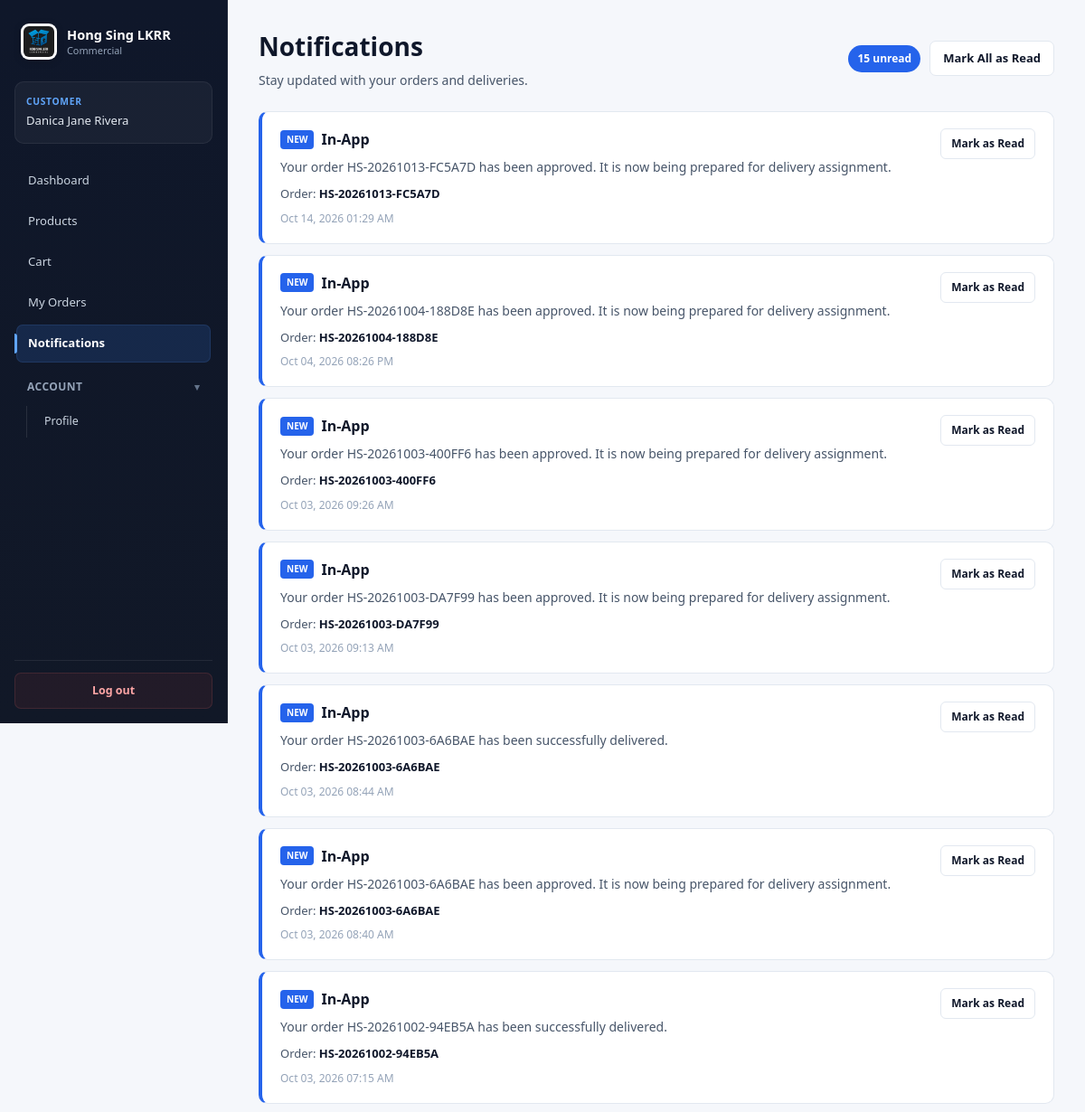
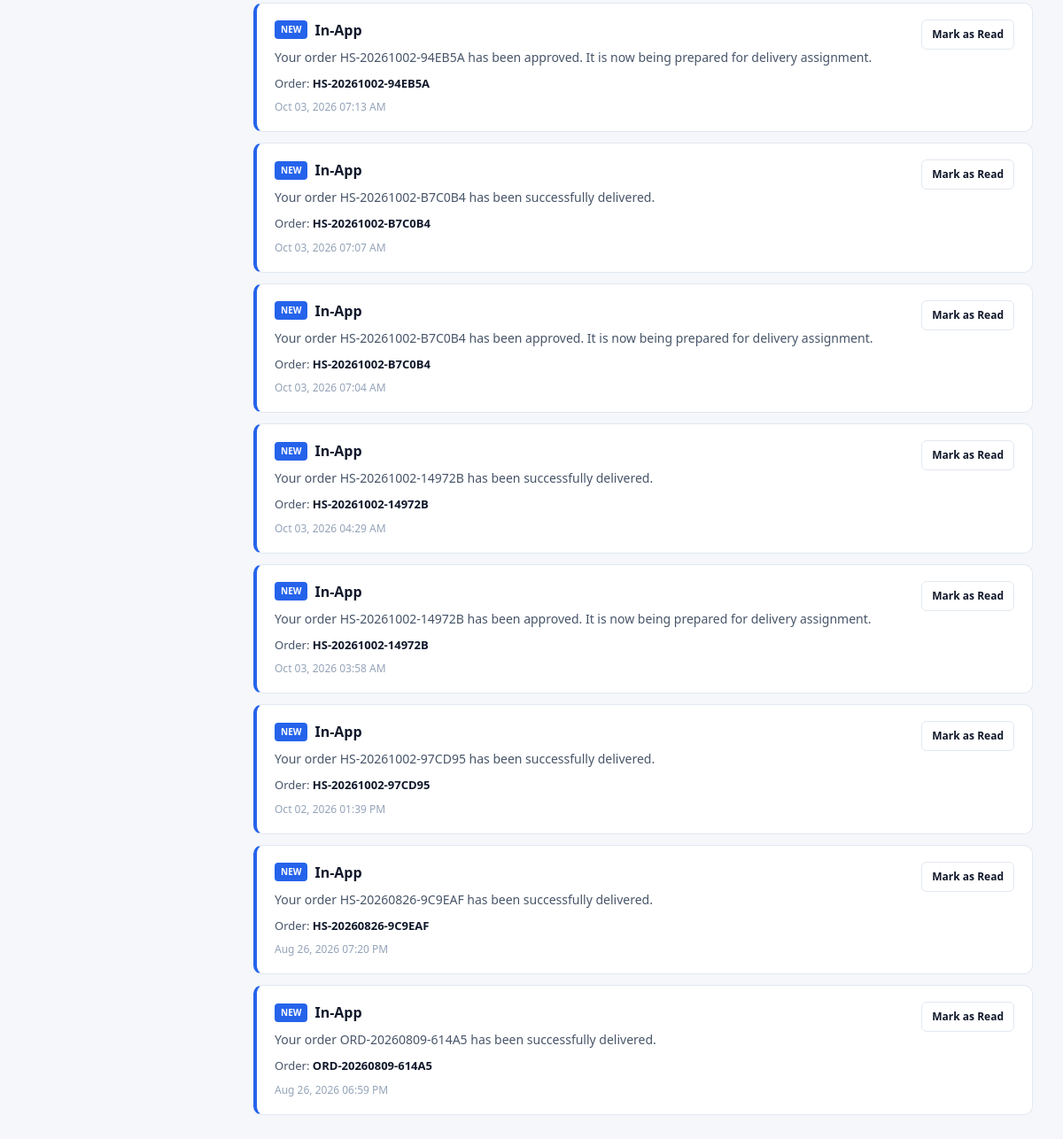
Page /customer/notifications.php (signed in) on the committed database (2 pictures, top to bottom).
### tables this page shows
CREATE TABLE `notification` (
  `notification_id` int(11) NOT NULL,
  `order_id` int(11) NOT NULL,
  `status_id` int(11) DEFAULT NULL,
  `notification_type` enum('SMS','In-App') NOT NULL,
  `recipient_role` enum('Customer','Driver','Admin','Super Admin') NOT NULL,
  `recipient_id` int(11) NOT NULL,
  `recipient_phone` varchar(20) DEFAULT NULL,
  `is_read` tinyint(1) NOT NULL DEFAULT 0,
  `read_at` datetime DEFAULT NULL,
  `sent_at` datetime NOT NULL DEFAULT current_timestamp(),
  `delivery_status` enum('Sent','Failed','Pending') NOT NULL DEFAULT 'Pending',
  `message` text NOT NULL
);

CREATE TABLE `order` (
  `order_id` int(11) NOT NULL,
  `order_number` varchar(50) NOT NULL,
  `customer_id` int(11) NOT NULL,
  `driver_id` int(11) DEFAULT NULL,
  `truck_id` int(11) DEFAULT NULL,
  `route_id` int(11) DEFAULT NULL,
  `item_description` text NOT NULL,
  `subtotal` decimal(10,2) NOT NULL DEFAULT 0.00,
  `urgent_fee` decimal(10,2) NOT NULL DEFAULT 0.00,
  `total_amount` decimal(10,2) NOT NULL,
  `total_weight` decimal(12,2) NOT NULL DEFAULT 0.00,
  `total_weight_kg` decimal(10,2) NOT NULL DEFAULT 0.00,
  `order_date` date NOT NULL,
  `expected_delivery_date` date DEFAULT NULL,
  `priority_level` enum('Normal','Urgent') NOT NULL DEFAULT 'Normal',
  `completion_status` enum('Pending','Approved','Assigned','Accepted','In Transit','Completed','Cancelled') NOT NULL DEFAULT 'Pending',
  `created_at` datetime NOT NULL DEFAULT current_timestamp(),
  `approved_at` datetime DEFAULT NULL,
  `assigned_at` datetime DEFAULT NULL,
  `accepted_at` datetime DEFAULT NULL,
  `started_at` datetime DEFAULT NULL,
  `completed_at` datetime DEFAULT NULL,
  `cancelled_at` datetime DEFAULT NULL
);

### customer/notifications.php (the view, shortened to what this page needs)
<?php
$db = Database::getConnection();
$customerId = currentUserId();
$unreadStmt = $db->prepare("
    SELECT COUNT(*)
    FROM notification
    WHERE recipient_role = ?
      AND recipient_id = ?
      AND is_read = 0
");
$unreadStmt->execute([
    ROLE_CUSTOMER,
    $customerId
]);
$unreadCount =
    (int) $unreadStmt->fetchColumn();
$notificationStmt = $db->prepare("
    SELECT
        n.notification_id,
        n.order_id,
        n.status_id,
        n.notification_type,
        n.is_read,
        n.sent_at,
        n.delivery_status,
        n.message,
        o.order_number
    FROM notification n
    LEFT JOIN `order` o
        ON o.order_id = n.order_id
    WHERE n.recipient_role = ?
      AND n.recipient_id = ?
    ORDER BY
        n.is_read ASC,
        n.sent_at DESC
    LIMIT 100
");
$notificationStmt->execute([
    ROLE_CUSTOMER,
    $customerId
]);
$notifications =
    $notificationStmt->fetchAll(
        PDO::FETCH_ASSOC
    );
?>
<!DOCTYPE html>
<html lang="en">
<head>
<link
    rel="stylesheet"
    href="<?= BASE_URL ?>assets/css/theme.css"
>
</head>
<body>
<div class="app-layout">
<?php
require __DIR__ .
    '/../includes/header.php';
?>
<main class="app-main">
<div class="notifications-header">
    <div class="notifications-title">
        <h1>
            Notifications
        </h1>
        <p>
            Stay updated with your orders and deliveries.
        </p>
    </div>
    <?php if ($unreadCount > 0): ?>
        <div class="notifications-actions">
            <span class="unread-badge">
                <?= $unreadCount ?>
                unread
            </span>
            <a
                href="<?= BASE_URL ?>customer/notifications.php?mark_all_read=1"
                class="mark-all-button"
            >
                Mark All as Read
            </a>
        </div>
    <?php endif; ?>
</div>
<?php if (empty($notifications)): ?>
    <div class="card">
        <div class="notifications-empty">
            <div class="notifications-empty-icon">
                🔔
            </div>
            <h3>
                No Notifications
            </h3>
            <p>
                You don't have any notifications yet.
            </p>
        </div>
    </div>
<?php else: ?>
    <div class="notifications-list">
        <?php foreach (
            $notifications
            as $notification
        ): ?>
            <?php
            $isUnread =
                (int)
                $notification['is_read']
                === 0;
            ?>
            <div
                class="
                    notification-card
                    <?= $isUnread ? 'unread' : '' ?>
                "
            >
                <div class="notification-row">
                    <div class="notification-main">
                        <div class="notification-heading">
                            <?php if ($isUnread): ?>
                                <span class="new-label">
                                    NEW
                                </span>
                            <?php endif; ?>
                            <h3 class="notification-type">
                                <?= htmlspecialchars(
                                    $notification[
                                        'notification_type'
                                    ]
                                    ?: 'Notification'
                                ) ?>
                            </h3>
                        </div>
                        <p class="notification-message">
                            <?= nl2br(
                                htmlspecialchars(
                                    $notification[
                                        'message'
                                    ]
                                    ?? ''
                                )
                            ) ?>
                        </p>
                        <?php if (
                            !empty(
                                $notification[
                                    'order_number'
                                ]
                            )
                        ): ?>
                            <div class="notification-order">
                                Order:
                                <strong>
                                    <?= htmlspecialchars(
                                        $notification[
                                            'order_number'
                                        ]
                                    ) ?>
                                </strong>
                            </div>
                        <?php endif; ?>
                        <div class="notification-meta">
                            <?php if (
                                !empty(
                                    $notification['sent_at']
                                )
                            ): ?>
                                <?= date(
                                    'M d, Y h:i A',
                                    strtotime(
                                        $notification[
                                            'sent_at'
                                        ]
                                    )
                                ) ?>
                            <?php else: ?>
                                —
                            <?php endif; ?>
                        </div>
                    </div>
                    <div class="notification-action">
                        <?php if ($isUnread): ?>
                            <a
                                href="<?= BASE_URL ?>customer/notifications.php?read=<?= (int) $notification['notification_id'] ?>"
                                class="read-button"
                            >
                                Mark as Read
                            </a>
                        <?php else: ?>
                            <span class="read-label">
                                Read
                            </span>
                        <?php endif; ?>
                    </div>
                </div>
            </div>
        <?php endforeach; ?>
    </div>
<?php endif; ?>
</main>
</div>
</body>
</html>

### assets/css/theme.css (style rules this page uses)
:root { --color-primary: #1d4ed8; --color-primary-hover: #1e40af; --color-primary-light: #eff6ff; --color-primary-soft: rgba(29, 78, 216, 0.09); --color-accent: #2563eb; --color-accent-hover: #1d4ed8; --color-accent-soft: rgba(37, 99, 235, 0.09); --color-bg: #f5f7fb; --color-bg-deep: #edf1f7; --color-background: #f5f7fb; --color-surface: #ffffff; --color-surface-alt: #f8fafc; --color-border: #e2e8f0; --color-border-strong: #cbd5e1; --color-text-primary: #0f172a; --color-text-secondary: #475569; --color-text-muted: #94a3b8; --sidebar-bg: #0f172a; --sidebar-bg-secondary: #111c30; --sidebar-hover: #172033; --sidebar-active: rgba(59, 130, 246, 0.16); --sidebar-text: #cbd5e1; --sidebar-text-muted: #94a3b8; --sidebar-text-active: #ffffff; --sidebar-border: rgba(255, 255, 255, 0.08); --color-success: #16a34a; --color-success-soft: #f0fdf4; --color-warning: #d97706; --color-warning-soft: #fff7ed; --color-danger: #dc2626; --color-danger-soft: #fef2f2; --color-info: #0284c7; --color-info-soft: #f0f9ff; --shadow-xs: 0 1px 2px rgba(15, 23, 42, 0.04); --shadow-sm: 0 1px 3px rgba(15, 23, 42, 0.06), 0 1px 2px rgba(15, 23, 42, 0.03); --shadow-card: 0 4px 18px rgba(15, 23, 42, 0.055); --shadow-md: 0 10px 30px rgba(15, 23, 42, 0.08); --shadow-lg: 0 20px 50px rgba(15, 23, 42, 0.14); --radius-xs: 5px; --radius-sm: 7px; --radius-md: 10px; --radius-lg: 14px; --radius-xl: 18px; --font-base: "Segoe UI", Inter, system-ui, -apple-system, BlinkMacSystemFont, sans-serif; --sidebar-width: 252px; --content-max-width: 1600px; --overlay-gradient: linear-gradient( 120deg, rgba(15, 23, 42, 0.60) 0%, rgba(15, 23, 42, 0.28) 45%, rgba(15, 23, 42, 0.72) 100% ); }
*, *::before, *::after { box-sizing: border-box; }
html { margin: 0; padding: 0; min-height: 100%; background: var(--color-bg); scroll-behavior: smooth; -webkit-text-size-adjust: 100%; }
body { margin: 0; padding: 0; min-height: 100vh; font-family: var(--font-base); font-size: 14px; line-height: 1.5; background: var(--color-bg); color: var(--color-text-primary); -webkit-font-smoothing: antialiased; -moz-osx-font-smoothing: grayscale; }
body, button, input, select, textarea { font-family: var(--font-base); }
a { color: var(--color-primary); text-decoration: none; transition: color 0.15s ease, background-color 0.15s ease, border-color 0.15s ease, opacity 0.15s ease; }
* { scrollbar-width: thin; scrollbar-color: #cbd5e1 transparent; }
.app-layout { display: flex; width: 100%; min-height: 100vh; background: var(--color-bg); }
.app-main { flex: 1; min-width: 0; padding: 30px 34px 42px; background: var(--color-bg); }
.app-main > * { max-width: var(--content-max-width); margin-left: auto; margin-right: auto; }

### rows in the picture
notification: is_read "NEW", notification_type "In-App", message "Your order HS-20261013-FC5A7D has been approved. It is now being prepared for delivery assignment.", order.order_number "HS-20261013-FC5A7D", sent_at "Oct 14, 2026 01:29 AM"
notification: is_read "NEW", notification_type "In-App", message "Your order HS-20261004-188D8E has been approved. It is now being prepared for delivery assignment.", order.order_number "HS-20261004-188D8E", sent_at "Oct 04, 2026 08:26 PM"
notification: is_read "NEW", notification_type "In-App", message "Your order HS-20261003-400FF6 has been approved. It is now being prepared for delivery assignment.", order.order_number "HS-20261003-400FF6", sent_at "Oct 03, 2026 09:26 AM"
notification: is_read "NEW", notification_type "In-App", message "Your order HS-20261003-DA7F99 has been approved. It is now being prepared for delivery assignment.", order.order_number "HS-20261003-DA7F99", sent_at "Oct 03, 2026 09:13 AM"
notification: is_read "NEW", notification_type "In-App", message "Your order HS-20261003-6A6BAE has been successfully delivered.", order.order_number "HS-20261003-6A6BAE", sent_at "Oct 03, 2026 08:44 AM"
notification: is_read "NEW", notification_type "In-App", message "Your order HS-20261003-6A6BAE has been approved. It is now being prepared for delivery assignment.", order.order_number "HS-20261003-6A6BAE", sent_at "Oct 03, 2026 08:40 AM"
notification: is_read "NEW", notification_type "In-App", message "Your order HS-20261002-94EB5A has been successfully delivered.", order.order_number "HS-20261002-94EB5A", sent_at "Oct 03, 2026 07:15 AM"
notification: is_read "NEW", notification_type "In-App", message "Your order HS-20261002-94EB5A has been approved. It is now being prepared for delivery assignment.", order.order_number "HS-20261002-94EB5A", sent_at "Oct 03, 2026 07:13 AM"
notification: is_read "NEW", notification_type "In-App", message "Your order HS-20261002-B7C0B4 has been successfully delivered.", order.order_number "HS-20261002-B7C0B4", sent_at "Oct 03, 2026 07:07 AM"
notification: is_read "NEW", notification_type "In-App", message "Your order HS-20261002-B7C0B4 has been approved. It is now being prepared for delivery assignment.", order.order_number "HS-20261002-B7C0B4", sent_at "Oct 03, 2026 07:04 AM"
notification: is_read "NEW", notification_type "In-App", message "Your order HS-20261002-14972B has been successfully delivered.", order.order_number "HS-20261002-14972B", sent_at "Oct 03, 2026 04:29 AM"
notification: is_read "NEW", notification_type "In-App", message "Your order HS-20261002-14972B has been approved. It is now being prepared for delivery assignment.", order.order_number "HS-20261002-14972B", sent_at "Oct 03, 2026 03:58 AM"
notification: is_read "NEW", notification_type "In-App", message "Your order HS-20261002-97CD95 has been successfully delivered.", order.order_number "HS-20261002-97CD95", sent_at "Oct 02, 2026 01:39 PM"
notification: is_read "NEW", notification_type "In-App", message "Your order HS-20260826-9C9EAF has been successfully delivered.", order.order_number "HS-20260826-9C9EAF", sent_at "Aug 26, 2026 07:20 PM"
notification: is_read "NEW", notification_type "In-App", message "Your order ORD-20260809-614A5 has been successfully delivered.", order.order_number "ORD-20260809-614A5", sent_at "Aug 26, 2026 06:59 PM"

### other values in the picture
currentRole() "CUSTOMER"
$_SESSION['full_name'] "Danica Jane Rivera"
$item['label'] "Dashboard"
$item['label'] "Products"
$item['label'] "Cart"
$item['label'] "My Orders"
$item['label'] "Notifications"
$item['label'] "Profile"
$unreadCount "15"
